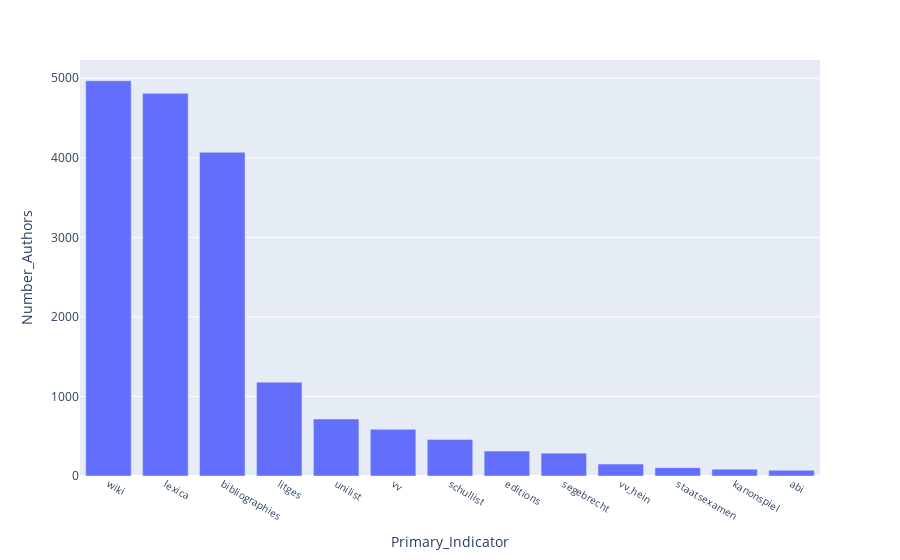

Notebook code for this chart:
### Code cell
# Visualize Number of Authors per primary Indicator

fig = px.bar(result, x="Primary_Indicator", y="Number_Authors")#, color="Secondary_Indicator", barmode="group")
fig.update_layout(xaxis={'categoryorder':'total descending', \
                      "tickfont" : dict(size=10)})
fig.show()

### Figure 1 — Plotly figure (JSON) as saved in the notebook; plotly's stock layout.template omitted (floating-point values rounded to 4 significant figures)
{"data": [{"alignmentgroup": "True", "hovertemplate": "Primary_Indicator=%{x}<br>Number_Authors=%{y}<extra></extra>", "legendgroup": "", "marker": {"color": "#636efa", "pattern": {"shape": ""}}, "name": "", "offsetgroup": "", "orientation": "v", "showlegend": false, "textposition": "auto", "type": "bar", "x": ["unilist", "litges", "vv", "lexica", "editions", "bibliographies", "staatsexamen", "schullist", "abi", "kanonspiel", "segebrecht", "vv_hein", "wiki"], "xaxis": "x", "y": [717, 1180, 587, 4811, 313, 4070, 105, 458, 72, 86, 287, 150, 4968], "yaxis": "y"}], "layout": {"barmode": "relative", "legend": {"tracegroupgap": 0}, "margin": {"t": 60}, "xaxis": {"anchor": "y", "categoryorder": "total descending", "domain": [0, 1], "tickfont": {"size": 10}, "title": {"text": "Primary_Indicator"}}, "yaxis": {"anchor": "x", "domain": [0, 1], "title": {"text": "Number_Authors"}}}}
